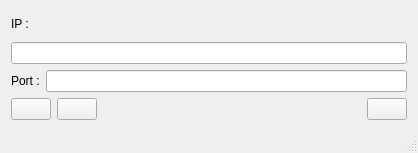
<?xml version="1.0" encoding="UTF-8"?>
<ui version="4.0">
 <class>IisuOscBridgeClass</class>
 <widget class="QMainWindow" name="IisuOscBridgeClass">
  <property name="geometry">
   <rect>
    <x>0</x>
    <y>0</y>
    <width>418</width>
    <height>153</height>
   </rect>
  </property>
  <property name="sizePolicy">
   <sizepolicy hsizetype="Preferred" vsizetype="Preferred">
    <horstretch>0</horstretch>
    <verstretch>0</verstretch>
   </sizepolicy>
  </property>
  <property name="windowTitle">
   <string>IisuOscBridge</string>
  </property>
  <widget class="QWidget" name="centralWidget">
   <layout class="QVBoxLayout" name="verticalLayout">
    <item>
     <widget class="QLabel" name="label">
      <property name="text">
       <string>IP :</string>
      </property>
     </widget>
    </item>
    <item>
     <widget class="QLineEdit" name="m_ipAddressLineEdit">
      <property name="text">
       <string/>
      </property>
     </widget>
    </item>
    <item>
     <layout class="QHBoxLayout" name="horizontalLayout_2">
      <item>
       <widget class="QLabel" name="label_2">
        <property name="text">
         <string>Port :</string>
        </property>
       </widget>
      </item>
      <item>
       <widget class="QLineEdit" name="m_portLineEdit">
        <property name="text">
         <string/>
        </property>
       </widget>
      </item>
     </layout>
    </item>
    <item>
     <layout class="QHBoxLayout" name="horizontalLayout" stretch="0,0,0,0">
      <property name="spacing">
       <number>6</number>
      </property>
      <property name="sizeConstraint">
       <enum>QLayout::SetDefaultConstraint</enum>
      </property>
      <property name="leftMargin">
       <number>0</number>
      </property>
      <item>
       <widget class="QPushButton" name="m_startButton">
        <property name="toolTip">
         <string>Start streaming.</string>
        </property>
        <property name="text">
         <string/>
        </property>
        <property name="icon">
         <iconset>
          <normaloff>Resource Files/Play-icon.png</normaloff>Resource Files/Play-icon.png</iconset>
        </property>
        <property name="iconSize">
         <size>
          <width>32</width>
          <height>32</height>
         </size>
        </property>
       </widget>
      </item>
      <item>
       <widget class="QPushButton" name="m_stopButton">
        <property name="text">
         <string/>
        </property>
        <property name="icon">
         <iconset>
          <normaloff>Resource Files/Stop-icon.png</normaloff>Resource Files/Stop-icon.png</iconset>
        </property>
        <property name="iconSize">
         <size>
          <width>32</width>
          <height>32</height>
         </size>
        </property>
       </widget>
      </item>
      <item>
       <spacer name="horizontalSpacer_2">
        <property name="orientation">
         <enum>Qt::Horizontal</enum>
        </property>
        <property name="sizeHint" stdset="0">
         <size>
          <width>18</width>
          <height>20</height>
         </size>
        </property>
       </spacer>
      </item>
      <item>
       <widget class="QPushButton" name="m_settingsButton">
        <property name="text">
         <string/>
        </property>
        <property name="icon">
         <iconset>
          <normaloff>Resource Files/Settings_icon_32x32.png</normaloff>Resource Files/Settings_icon_32x32.png</iconset>
        </property>
        <property name="iconSize">
         <size>
          <width>32</width>
          <height>32</height>
         </size>
        </property>
       </widget>
      </item>
     </layout>
    </item>
   </layout>
  </widget>
  <widget class="QStatusBar" name="statusBar"/>
 </widget>
 <layoutdefault spacing="6" margin="11"/>
 <resources/>
 <connections/>
</ui>
